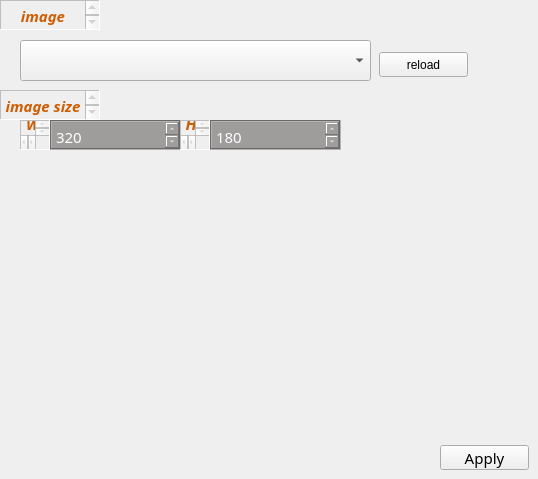
    <widget class="QWidget" name="tabOption">
     <attribute name="title">
      <string>Option</string>
     </attribute>
     <widget class="QTextEdit" name="btyImageTopic">
      <property name="enabled">
       <bool>false</bool>
      </property>
      <property name="geometry">
       <rect>
        <x>0</x>
        <y>0</y>
        <width>100</width>
        <height>30</height>
       </rect>
      </property>
      <property name="font">
       <font>
        <family>Ubuntu Condensed</family>
        <pointsize>11</pointsize>
        <weight>50</weight>
        <italic>false</italic>
        <bold>false</bold>
       </font>
      </property>
      <property name="frameShape">
       <enum>QFrame::Panel</enum>
      </property>
      <property name="html">
       <string>&lt;!DOCTYPE HTML PUBLIC &quot;-//W3C//DTD HTML 4.0//EN&quot; &quot;http://www.w3.org/TR/REC-html40/strict.dtd&quot;&gt;
&lt;html&gt;&lt;head&gt;&lt;meta name=&quot;qrichtext&quot; content=&quot;1&quot; /&gt;&lt;style type=&quot;text/css&quot;&gt;
p, li { white-space: pre-wrap; }
&lt;/style&gt;&lt;/head&gt;&lt;body style=&quot; font-family:'Ubuntu Condensed'; font-size:11pt; font-weight:400; font-style:normal;&quot;&gt;
&lt;p align=&quot;center&quot; style=&quot; margin-top:0px; margin-bottom:0px; margin-left:0px; margin-right:0px; -qt-block-indent:0; text-indent:0px;&quot;&gt;&lt;span style=&quot; font-family:'Ubuntu'; font-weight:600; font-style:italic; color:#ce5c00;&quot;&gt;image topic&lt;/span&gt;&lt;/p&gt;&lt;/body&gt;&lt;/html&gt;</string>
      </property>
     </widget>
     <widget class="QTextEdit" name="btyImgaeSize">
      <property name="enabled">
       <bool>false</bool>
      </property>
      <property name="geometry">
       <rect>
        <x>0</x>
        <y>90</y>
        <width>100</width>
        <height>30</height>
       </rect>
      </property>
      <property name="font">
       <font>
        <family>Ubuntu Condensed</family>
        <pointsize>11</pointsize>
        <weight>50</weight>
        <italic>false</italic>
        <bold>false</bold>
       </font>
      </property>
      <property name="frameShape">
       <enum>QFrame::Panel</enum>
      </property>
      <property name="html">
       <string>&lt;!DOCTYPE HTML PUBLIC &quot;-//W3C//DTD HTML 4.0//EN&quot; &quot;http://www.w3.org/TR/REC-html40/strict.dtd&quot;&gt;
&lt;html&gt;&lt;head&gt;&lt;meta name=&quot;qrichtext&quot; content=&quot;1&quot; /&gt;&lt;style type=&quot;text/css&quot;&gt;
p, li { white-space: pre-wrap; }
&lt;/style&gt;&lt;/head&gt;&lt;body style=&quot; font-family:'Ubuntu Condensed'; font-size:11pt; font-weight:400; font-style:normal;&quot;&gt;
&lt;p align=&quot;center&quot; style=&quot; margin-top:0px; margin-bottom:0px; margin-left:0px; margin-right:0px; -qt-block-indent:0; text-indent:0px;&quot;&gt;&lt;span style=&quot; font-family:'Ubuntu'; font-weight:600; font-style:italic; color:#ce5c00;&quot;&gt;image size&lt;/span&gt;&lt;/p&gt;&lt;/body&gt;&lt;/html&gt;</string>
      </property>
     </widget>
     <widget class="QTextEdit" name="iptImageWidth">
      <property name="geometry">
       <rect>
        <x>50</x>
        <y>120</y>
        <width>131</width>
        <height>30</height>
       </rect>
      </property>
      <property name="font">
       <font>
        <family>Ubuntu Condensed</family>
        <pointsize>11</pointsize>
        <weight>50</weight>
        <italic>false</italic>
        <bold>false</bold>
       </font>
      </property>
      <property name="styleSheet">
       <string notr="true">background-color: rgb(159,  156, 156);
font: 11pt;
color: white;</string>
      </property>
      <property name="frameShape">
       <enum>QFrame::Box</enum>
      </property>
      <property name="frameShadow">
       <enum>QFrame::Sunken</enum>
      </property>
      <property name="html">
       <string>&lt;!DOCTYPE HTML PUBLIC &quot;-//W3C//DTD HTML 4.0//EN&quot; &quot;http://www.w3.org/TR/REC-html40/strict.dtd&quot;&gt;
&lt;html&gt;&lt;head&gt;&lt;meta name=&quot;qrichtext&quot; content=&quot;1&quot; /&gt;&lt;style type=&quot;text/css&quot;&gt;
p, li { white-space: pre-wrap; }
&lt;/style&gt;&lt;/head&gt;&lt;body style=&quot; font-family:'Ubuntu Condensed'; font-size:11pt; font-weight:400; font-style:normal;&quot;&gt;
&lt;p style=&quot; margin-top:0px; margin-bottom:0px; margin-left:0px; margin-right:0px; -qt-block-indent:0; text-indent:0px;&quot;&gt;320&lt;/p&gt;&lt;/body&gt;&lt;/html&gt;</string>
      </property>
     </widget>
     <widget class="QTextEdit" name="iptImageHeight">
      <property name="geometry">
       <rect>
        <x>210</x>
        <y>120</y>
        <width>131</width>
        <height>30</height>
       </rect>
      </property>
      <property name="font">
       <font>
        <family>Ubuntu Condensed</family>
        <pointsize>11</pointsize>
        <weight>50</weight>
        <italic>false</italic>
        <bold>false</bold>
       </font>
      </property>
      <property name="styleSheet">
       <string notr="true">background-color: rgb(159,  156, 156);
font: 11pt;
color: white;</string>
      </property>
      <property name="frameShape">
       <enum>QFrame::Box</enum>
      </property>
      <property name="frameShadow">
       <enum>QFrame::Sunken</enum>
      </property>
      <property name="html">
       <string>&lt;!DOCTYPE HTML PUBLIC &quot;-//W3C//DTD HTML 4.0//EN&quot; &quot;http://www.w3.org/TR/REC-html40/strict.dtd&quot;&gt;
&lt;html&gt;&lt;head&gt;&lt;meta name=&quot;qrichtext&quot; content=&quot;1&quot; /&gt;&lt;style type=&quot;text/css&quot;&gt;
p, li { white-space: pre-wrap; }
&lt;/style&gt;&lt;/head&gt;&lt;body style=&quot; font-family:'Ubuntu Condensed'; font-size:11pt; font-weight:400; font-style:normal;&quot;&gt;
&lt;p style=&quot; margin-top:0px; margin-bottom:0px; margin-left:0px; margin-right:0px; -qt-block-indent:0; text-indent:0px;&quot;&gt;&lt;span style=&quot; font-family:'Ubuntu';&quot;&gt;180&lt;/span&gt;&lt;/p&gt;&lt;/body&gt;&lt;/html&gt;</string>
      </property>
     </widget>
     <widget class="QTextEdit" name="btyImgaeSize_2">
      <property name="enabled">
       <bool>false</bool>
      </property>
      <property name="geometry">
       <rect>
        <x>20</x>
        <y>120</y>
        <width>30</width>
        <height>30</height>
       </rect>
      </property>
      <property name="font">
       <font>
        <family>Ubuntu Condensed</family>
        <pointsize>11</pointsize>
        <weight>50</weight>
        <italic>false</italic>
        <bold>false</bold>
       </font>
      </property>
      <property name="frameShape">
       <enum>QFrame::Panel</enum>
      </property>
      <property name="html">
       <string>&lt;!DOCTYPE HTML PUBLIC &quot;-//W3C//DTD HTML 4.0//EN&quot; &quot;http://www.w3.org/TR/REC-html40/strict.dtd&quot;&gt;
&lt;html&gt;&lt;head&gt;&lt;meta name=&quot;qrichtext&quot; content=&quot;1&quot; /&gt;&lt;style type=&quot;text/css&quot;&gt;
p, li { white-space: pre-wrap; }
&lt;/style&gt;&lt;/head&gt;&lt;body style=&quot; font-family:'Ubuntu Condensed'; font-size:11pt; font-weight:400; font-style:normal;&quot;&gt;
&lt;p align=&quot;center&quot; style=&quot; margin-top:0px; margin-bottom:0px; margin-left:0px; margin-right:0px; -qt-block-indent:0; text-indent:0px;&quot;&gt;&lt;span style=&quot; font-family:'Ubuntu'; font-weight:600; font-style:italic; color:#ce5c00;&quot;&gt;W&lt;/span&gt;&lt;/p&gt;&lt;/body&gt;&lt;/html&gt;</string>
      </property>
     </widget>
     <widget class="QTextEdit" name="btyImgaeSize_3">
      <property name="enabled">
       <bool>false</bool>
      </property>
      <property name="geometry">
       <rect>
        <x>180</x>
        <y>120</y>
        <width>30</width>
        <height>30</height>
       </rect>
      </property>
      <property name="font">
       <font>
        <family>Ubuntu Condensed</family>
        <pointsize>11</pointsize>
        <weight>50</weight>
        <italic>false</italic>
        <bold>false</bold>
       </font>
      </property>
      <property name="frameShape">
       <enum>QFrame::Panel</enum>
      </property>
      <property name="html">
       <string>&lt;!DOCTYPE HTML PUBLIC &quot;-//W3C//DTD HTML 4.0//EN&quot; &quot;http://www.w3.org/TR/REC-html40/strict.dtd&quot;&gt;
&lt;html&gt;&lt;head&gt;&lt;meta name=&quot;qrichtext&quot; content=&quot;1&quot; /&gt;&lt;style type=&quot;text/css&quot;&gt;
p, li { white-space: pre-wrap; }
&lt;/style&gt;&lt;/head&gt;&lt;body style=&quot; font-family:'Ubuntu Condensed'; font-size:11pt; font-weight:400; font-style:normal;&quot;&gt;
&lt;p align=&quot;center&quot; style=&quot; margin-top:0px; margin-bottom:0px; margin-left:0px; margin-right:0px; -qt-block-indent:0; text-indent:0px;&quot;&gt;&lt;span style=&quot; font-family:'Ubuntu'; font-size:12pt; font-weight:600; font-style:italic; color:#ce5c00;&quot;&gt;H&lt;/span&gt;&lt;/p&gt;&lt;/body&gt;&lt;/html&gt;</string>
      </property>
     </widget>
     <widget class="QPushButton" name="btnApply">
      <property name="geometry">
       <rect>
        <x>440</x>
        <y>445</y>
        <width>89</width>
        <height>25</height>
       </rect>
      </property>
      <property name="font">
       <font>
        <family>Ubuntu Condensed</family>
        <pointsize>11</pointsize>
        <weight>50</weight>
        <italic>false</italic>
        <bold>false</bold>
       </font>
      </property>
      <property name="text">
       <string>Apply</string>
      </property>
      <property name="flat">
       <bool>false</bool>
      </property>
     </widget>
     <widget class="QComboBox" name="cbxTopic">
      <property name="geometry">
       <rect>
        <x>20</x>
        <y>40</y>
        <width>351</width>
        <height>41</height>
       </rect>
      </property>
     </widget>
     <widget class="QPushButton" name="btnListReload">
      <property name="geometry">
       <rect>
        <x>379</x>
        <y>52</y>
        <width>89</width>
        <height>25</height>
       </rect>
      </property>
      <property name="text">
       <string>reload</string>
      </property>
     </widget>
    </widget>
